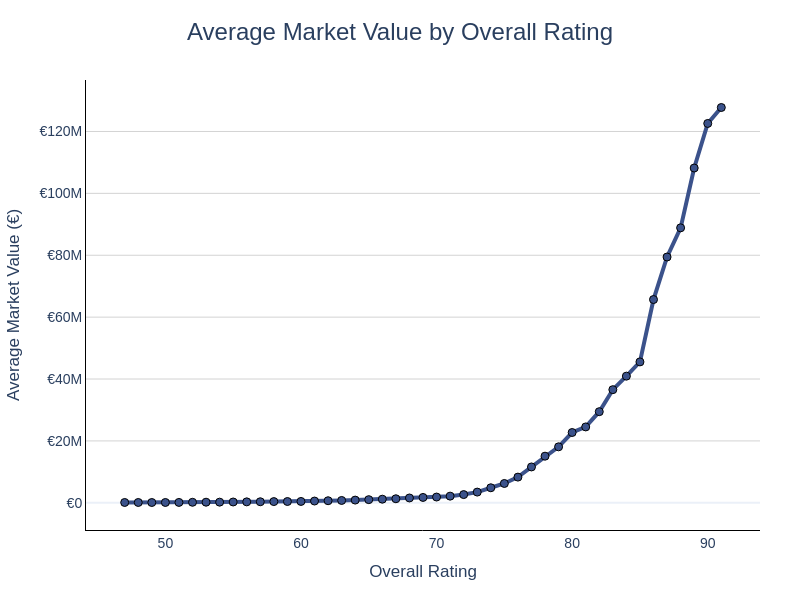

Notebook code for this chart:
### Code cell
fig = px.line(
    data,
    x="overall",
    y="value_eur",
    markers=True,
    template="plotly_white",
    color_discrete_sequence=["#3B528B"],
    title="Average Market Value by Overall Rating"
)

fig.update_traces(
    line=dict(width=4),
    marker=dict(
        size=8,
        symbol="circle",
        color="#3B528B",
        line=dict(
            color="black",
            width=1
        )
    ),
    hovertemplate=
    "<b>Overall Rating:</b> %{x}<br>" +
    "<b>Average Market Value:</b> €%{y:,.0f}<extra></extra>"
)
fig.update_layout(
    title=dict(
        text="Average Market Value by Overall Rating",x=0.5,
        font=dict(
            size=24,
            family="Arial"
        )
    ),
    xaxis_title="Overall Rating",
    yaxis_title="Average Market Value (€)",
    width=800,
    height=600,
    font=dict(
        family="Arial",
        size=14),
    margin=dict(
        l=70,
        r=40,
        t=80,
        b=70),
)

fig.update_xaxes(
    showgrid=False,
    showline=True,
    linecolor="black",
)

fig.update_yaxes(
    showgrid=True,
    gridcolor="lightgray",
    showline=True,
    linecolor="black",
    tickprefix="€"
)

fig.show()

### Figure 1 — Plotly figure (JSON) as saved in the notebook; plotly's stock layout.template omitted (floating-point values rounded to 4 significant figures)
{"data": [{"hovertemplate": "<b>Overall Rating:</b> %{x}<br><b>Average Market Value:</b> €%{y:,.0f}<extra></extra>", "legendgroup": "", "line": {"color": "#3B528B", "dash": "solid", "width": 4}, "marker": {"color": "#3B528B", "line": {"color": "black", "width": 1}, "size": 8, "symbol": "circle"}, "mode": "lines+markers", "name": "", "orientation": "v", "showlegend": false, "type": "scatter", "x": [47, 48, 49, 50, 51, 52, 53, 54, 55, 56, 57, 58, 59, 60, 61, 62, 63, 64, 65, 66, 67, 68, 69, 70, 71, 72, 73, 74, 75, 76, 77, 78, 79, 80, 81, 82, 83, 84, 85, 86, 87, 88, 89, 90, 91], "xaxis": "x", "y": [103300.0, 100100.0, 93750.0, 100600.0, 119800.0, 162800.0, 189400.0, 210800.0, 257000.0, 295800.0, 331900.0, 391400.0, 417800.0, 433900.0, 564900.0, 666700.0, 753200.0, 868700.0, 1017000.0, 1166000.0, 1306000.0, 1554000.0, 1724000.0, 1857000.0, 2148000.0, 2650000.0, 3453000.0, 4856000.0, 6245000.0, 8299000.0, 11590000.0, 15070000.0, 18090000.0, 22710000.0, 24520000.0, 29440000.0, 36560000.0, 40930000.0, 45530000.0, 65690000.0, 79430000.0, 88860000.0, 108200000.0, 122600000.0, 127800000.0], "yaxis": "y"}], "layout": {"font": {"family": "Arial", "size": 14}, "height": 600, "legend": {"tracegroupgap": 0}, "margin": {"b": 70, "l": 70, "r": 40, "t": 80}, "title": {"font": {"family": "Arial", "size": 24}, "text": "Average Market Value by Overall Rating", "x": 0.5}, "width": 800, "xaxis": {"anchor": "y", "domain": [0, 1], "linecolor": "black", "showgrid": false, "showline": true, "title": {"text": "Overall Rating"}}, "yaxis": {"anchor": "x", "domain": [0, 1], "gridcolor": "lightgray", "linecolor": "black", "showgrid": true, "showline": true, "tickprefix": "€", "title": {"text": "Average Market Value (€)"}}}}
